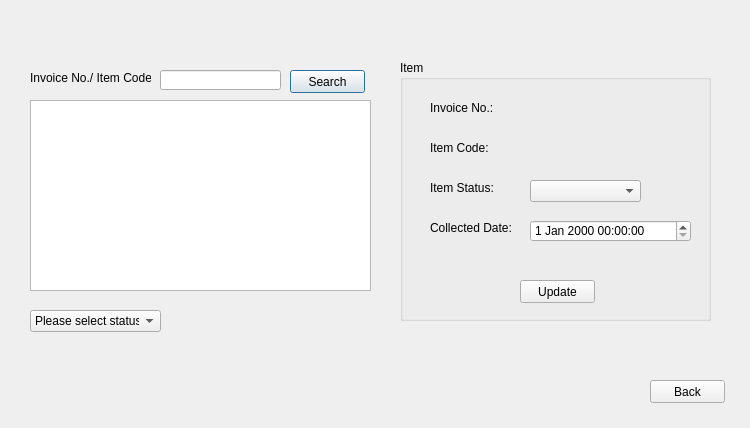
<?xml version="1.0" encoding="UTF-8"?>
<ui version="4.0">
 <class>ManageItem</class>
 <widget class="QDialog" name="ManageItem">
  <property name="geometry">
   <rect>
    <x>0</x>
    <y>0</y>
    <width>750</width>
    <height>428</height>
   </rect>
  </property>
  <property name="windowTitle">
   <string>ManageItem</string>
  </property>
  <property name="modal">
   <bool>true</bool>
  </property>
  <widget class="QPushButton" name="searchButton">
   <property name="geometry">
    <rect>
     <x>290</x>
     <y>70</y>
     <width>75</width>
     <height>23</height>
    </rect>
   </property>
   <property name="text">
    <string>Search</string>
   </property>
  </widget>
  <widget class="QPushButton" name="backButton">
   <property name="geometry">
    <rect>
     <x>650</x>
     <y>380</y>
     <width>75</width>
     <height>23</height>
    </rect>
   </property>
   <property name="text">
    <string>Back</string>
   </property>
  </widget>
  <widget class="QGroupBox" name="ItemGroupBox">
   <property name="geometry">
    <rect>
     <x>400</x>
     <y>60</y>
     <width>311</width>
     <height>261</height>
    </rect>
   </property>
   <property name="title">
    <string>Item</string>
   </property>
   <widget class="QPushButton" name="updateButton">
    <property name="geometry">
     <rect>
      <x>120</x>
      <y>220</y>
      <width>75</width>
      <height>23</height>
     </rect>
    </property>
    <property name="text">
     <string>Update</string>
    </property>
   </widget>
   <widget class="QLabel" name="label_2">
    <property name="geometry">
     <rect>
      <x>30</x>
      <y>80</y>
      <width>81</width>
      <height>16</height>
     </rect>
    </property>
    <property name="text">
     <string>Item Code:</string>
    </property>
   </widget>
   <widget class="QLabel" name="itemCode">
    <property name="geometry">
     <rect>
      <x>130</x>
      <y>80</y>
      <width>101</width>
      <height>21</height>
     </rect>
    </property>
    <property name="text">
     <string/>
    </property>
   </widget>
   <widget class="QLabel" name="invoiceNo">
    <property name="geometry">
     <rect>
      <x>130</x>
      <y>40</y>
      <width>101</width>
      <height>21</height>
     </rect>
    </property>
    <property name="text">
     <string/>
    </property>
   </widget>
   <widget class="QLabel" name="label_5">
    <property name="geometry">
     <rect>
      <x>30</x>
      <y>40</y>
      <width>71</width>
      <height>16</height>
     </rect>
    </property>
    <property name="text">
     <string>Invoice No.:</string>
    </property>
   </widget>
   <widget class="QLabel" name="label_6">
    <property name="geometry">
     <rect>
      <x>30</x>
      <y>120</y>
      <width>71</width>
      <height>16</height>
     </rect>
    </property>
    <property name="text">
     <string>Item Status:</string>
    </property>
   </widget>
   <widget class="QLabel" name="collctedDateLabel">
    <property name="geometry">
     <rect>
      <x>30</x>
      <y>160</y>
      <width>81</width>
      <height>16</height>
     </rect>
    </property>
    <property name="text">
     <string>Collected Date:</string>
    </property>
   </widget>
   <widget class="QComboBox" name="statusComboBox">
    <property name="geometry">
     <rect>
      <x>130</x>
      <y>120</y>
      <width>111</width>
      <height>22</height>
     </rect>
    </property>
    <item>
     <property name="text">
      <string/>
     </property>
    </item>
    <item>
     <property name="text">
      <string>Waiting</string>
     </property>
    </item>
    <item>
     <property name="text">
      <string>Ready</string>
     </property>
    </item>
    <item>
     <property name="text">
      <string>Collected</string>
     </property>
    </item>
   </widget>
   <widget class="QDateTimeEdit" name="collecteddateTimeEdit">
    <property name="geometry">
     <rect>
      <x>130</x>
      <y>160</y>
      <width>161</width>
      <height>22</height>
     </rect>
    </property>
   </widget>
  </widget>
  <widget class="QLabel" name="label">
   <property name="geometry">
    <rect>
     <x>30</x>
     <y>70</y>
     <width>121</width>
     <height>16</height>
    </rect>
   </property>
   <property name="text">
    <string>Invoice No./ Item Code:</string>
   </property>
  </widget>
  <widget class="QLineEdit" name="invoiceNoItemCode">
   <property name="geometry">
    <rect>
     <x>160</x>
     <y>70</y>
     <width>121</width>
     <height>20</height>
    </rect>
   </property>
  </widget>
  <widget class="QTableView" name="itemTableView">
   <property name="geometry">
    <rect>
     <x>30</x>
     <y>100</y>
     <width>341</width>
     <height>191</height>
    </rect>
   </property>
  </widget>
  <widget class="QComboBox" name="loadComboBox">
   <property name="geometry">
    <rect>
     <x>30</x>
     <y>310</y>
     <width>131</width>
     <height>22</height>
    </rect>
   </property>
   <item>
    <property name="text">
     <string>Please select status</string>
    </property>
   </item>
   <item>
    <property name="text">
     <string>Waiting</string>
    </property>
   </item>
   <item>
    <property name="text">
     <string>Ready</string>
    </property>
   </item>
   <item>
    <property name="text">
     <string>Collected</string>
    </property>
   </item>
   <item>
    <property name="text">
     <string>All</string>
    </property>
   </item>
  </widget>
 </widget>
 <resources/>
 <connections/>
</ui>
